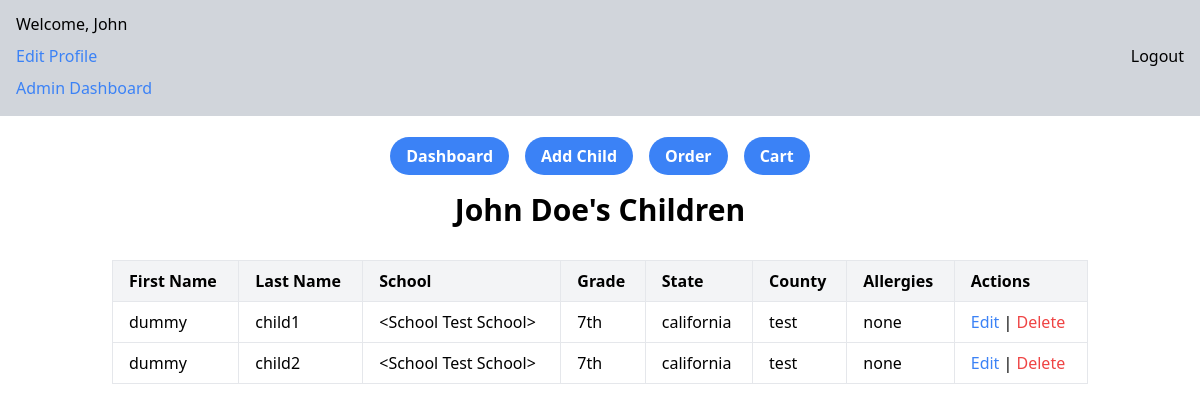
Page /childern/1 (signed in) on the earlier database version.
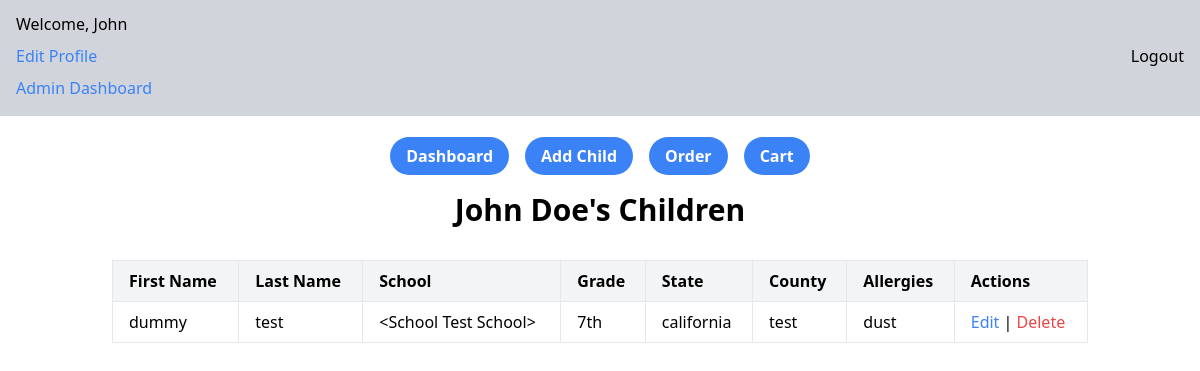
Same page on the later database version.
### app/models.py (models this page shows, shortened)
class Parent(UserMixin,db.Model):
    __tablename__ = 'parents'
    id = db.Column(db.Integer, primary_key=True, autoincrement=True)
    email = db.Column(db.String(120), unique=True, nullable=False)
    password_hash = db.Column(db.String(128), nullable=False)
    first_name = db.Column(db.String(50), nullable=False)
    last_name = db.Column(db.String(50), nullable=False)
    address = db.Column(db.String(255), nullable=False)
    state = db.Column(db.String(50), nullable=False)
    city = db.Column(db.String(50), nullable=False)
    zip_code = db.Column(db.String(10), nullable=False)
    home_phone = db.Column(db.String(15), nullable=True)
    cell_phone = db.Column(db.String(15), nullable=False)
    work_phone = db.Column(db.String(15), nullable=True)
    children = db.relationship('Child', back_populates='parent', cascade='all, delete-orphan')
    orders = db.relationship('Order', back_populates='parent', cascade='all, delete-orphan')

class Child(db.Model):
    __tablename__ = 'children'
    id = db.Column(db.Integer, primary_key=True, autoincrement=True)
    first_name = db.Column(db.String(50), nullable=False)
    last_name = db.Column(db.String(50), nullable=False)
    state = db.Column(db.String(50), nullable=False)
    county = db.Column(db.String(50), nullable=False)
    grade = db.Column(db.String(20), nullable=False)
    allergies = db.Column(db.Text, nullable=True)
    school_id = db.Column(db.Integer, db.ForeignKey('schools.id'), nullable=False)
    school = db.relationship('School', back_populates='children')
    parent_id = db.Column(db.Integer, db.ForeignKey('parents.id'), nullable=False)
    parent = db.relationship('Parent', back_populates='children')

class School(db.Model):
    __tablename__ = 'schools'
    id = db.Column(db.Integer, primary_key=True, autoincrement=True)
    name = db.Column(db.String(100), nullable=False, unique=True)
    address = db.Column(db.String(255), nullable=False)
    phone_number = db.Column(db.String(15), nullable=False)
    contact_name = db.Column(db.String(100), nullable=False)
    contact_email = db.Column(db.String(120), nullable=False)
    special_instructions = db.Column(db.Text, nullable=True)
    total_students = db.Column(db.Integer, nullable=True)
    children = db.relationship('Child', back_populates='school', cascade='all, delete-orphan')
    def __repr__(self):
        return f"<School {self.name}>"

### app/routes/admin.py (the view)
@admin.route('/childern/<int:id>', methods=['GET'])
@login_required
def childern(id):
    parent = Parent.query.get(id)
    childern = Child.query.filter_by(parent_id=id).all()
    return render_template('childern.html', children=childern, parent=parent)

### app/__init__.py (called while the page is built)
def create_app():
    app = Flask(__name__,
                static_folder='static')
    app.config['SQLALCHEMY_DATABASE_URI'] = 'sqlite:///app.db'
    app.config['SQLALCHEMY_TRACK_MODIFICATIONS'] = False
    app.config['SECRET_KEY'] = 'your_secret_key_here'
    app.config['JWT_SECRET_KEY'] = 'your_jwt_secret_key_here'
    login_manager = LoginManager()
    login_manager.login_view = 'auth.login'
    login_manager.init_app(app)
    db.init_app(app)
    jwt = JWTManager(app)
    from app.models import Parent
    @login_manager.user_loader
    def load_user(user_id):
        return Parent.query.get(int(user_id))
    app.register_blueprint(dashboard, url_prefix='/')
    app.register_blueprint(auth, url_prefix='/')
    app.register_blueprint(order, url_prefix='/')
    app.register_blueprint(admin, url_prefix='/')
    return app

### app/templates/childern.html (shortened to what this page needs)
{% extends "_layout.html" %}
{% block content %}
<div class="container mx-auto p-6">
    <h1 class="text-3xl font-semibold text-center mb-8">
        {{ parent.first_name }} {{ parent.last_name }}'s Children
    </h1>
    <table class="table-auto w-full border border-gray-300">
        <thead>
            <tr class="bg-gray-100 text-left">
                <th class="px-4 py-2 border">First Name</th>
                <th class="px-4 py-2 border">Last Name</th>
                <th class="px-4 py-2 border">School</th>
                <th class="px-4 py-2 border">Grade</th>
                <th class="px-4 py-2 border">State</th>
                <th class="px-4 py-2 border">County</th>
                <th class="px-4 py-2 border">Allergies</th>
                <th class="px-4 py-2 border">Actions</th>
            </tr>
        </thead>
        <tbody>
            {% for child in children %}
            <tr>
                <td class="px-4 py-2 border">{{ child.first_name }}</td>
                <td class="px-4 py-2 border">{{ child.last_name }}</td>
                <td class="px-4 py-2 border">{{ child.school }}</td>
                <td class="px-4 py-2 border">{{ child.grade }}</td>
                <td class="px-4 py-2 border">{{ child.state }}</td>
                <td class="px-4 py-2 border">{{ child.county }}</td>
                <td class="px-4 py-2 border">{{ child.allergies }}</td>
                <td class="px-4 py-2 border">
                    <a href="/edit-child/{{ child.id }}" class="text-blue-500 hover:underline">Edit</a> |
                    <a href="/delete-child/{{ child.id }}" class="text-red-500 hover:underline" onclick="deleteChild({{ child.id }})">Delete</a>
                </td>
            </tr>
            {% endfor %}
        </tbody>
    </table>
</div>
{% endblock %}

### app/templates/_layout.html (shortened to what this page needs)
<!DOCTYPE html>
<html lang="en">
<head>
    <script src="https://cdn.tailwindcss.com"></script>
</head>
<body>
    <div class="flex flex-col items-center justify-center h-28">
        {% if current_user.is_authenticated %}
        <div class="bg-gray-300 flex justify-between m-4 p-4 items-center w-screen">
            <div class="flex flex-col gap-2">
                <h1>Welcome, {{ current_user.first_name }}</h1>
                <a class="text-blue-500 cursor-pointer" href="/edit-profile">
                    Edit Profile
                </a>
                <a class="text-blue-500 cursor-pointer" href="/admin-dashboard">
                    Admin Dashboard
                </a>
            </div>
        <a href="{{ url_for('auth.logout') }}">Logout</a>
        </div>
        {% endif %}
    </div>
    {% if current_user.is_authenticated %}
        <div class="flex flex-row justify-center items-center space-x-4 mt-8" id="nav">
                   <ul class="flex flex-row justify-center items-center space-x-4">
                    <li><a href="{{ url_for('dashboard.get_users') }}"
                        class="bg-blue-500 hover:bg-blue-700 text-white font-bold py-2 px-4 rounded-full"
                        >Dashboard</a></li>
                    <li><a href="{{ url_for('dashboard.add_child') }}"
                        class="bg-blue-500 hover:bg-blue-700 text-white font-bold py-2 px-4 rounded-full"
                        >Add Child</a></li>
                    <li><a href="{{ url_for('order.order_page') }}"
                        class="bg-blue-500 hover:bg-blue-700 text-white font-bold py-2 px-4 rounded-full"
                        >Order</a></li>
                    <li><a href="{{ url_for('order.cart') }}"
                        class="bg-blue-500 hover:bg-blue-700 text-white font-bold py-2 px-4 rounded-full"
                        >Cart</a></li>
                   </ul>
        </div>
        {% endif %}
        {% block content %}{% endblock %}
</body>
</html>

Differences in the rows shown:
removed Child: first_name "dummy", last_name "child2", school "<School Test School>", grade "7th", state "california", county "test", allergies "none"
changed Child "dummy": last_name "child1" → "test"; allergies "none" → "dust"
